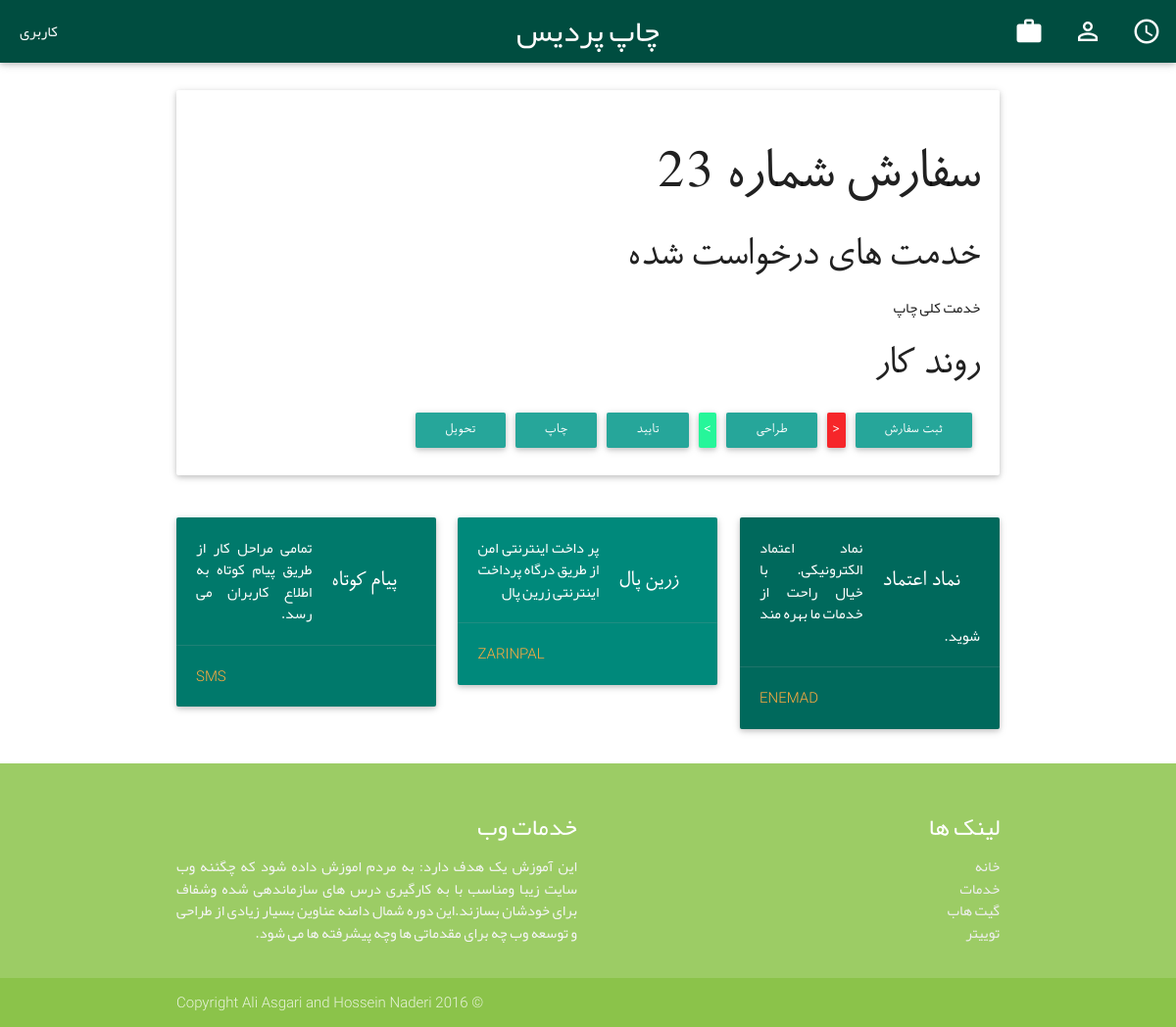
The app's page /main/orders/edit/23 (signed in) with its own data.
### main/models.py (models this page shows, shortened)
class Order(models.Model):
    user = models.ForeignKey('auth.User')
    created = models.DateTimeField(auto_now_add=True)
    def get_workflow(self):
        service_set = self.get_service_set()
        for service in service_set:
            if service.parent_service is None:
                return service.workflow
        return None
    def get_service_set(self):
        service_set = []
        for suborder in self.suborder_set.all():
            service_set.append(suborder.service)
        return service_set

class SubOrder(models.Model):
    order = models.ForeignKey('Order')
    service = models.ForeignKey('Service')
    description = models.TextField(default='', blank=True)
    count = models.IntegerField(default=0)

class Service(models.Model):
    title = models.CharField(max_length=256)
    description = models.TextField()
    parent_service = models.ForeignKey('self', blank=True, null=True, default=0)
    cost = models.IntegerField()
    workflow = models.ForeignKey('Workflow')
    is_countable = models.BooleanField(default=False)
    is_multiple = models.BooleanField(default=True)
    def __str__(self):
        return self.title

class WorkflowLog(models.Model):
    order = models.ForeignKey('Order')
    step_move = models.ForeignKey('StepMove')
    description = models.TextField('Step')
    created = models.DateTimeField(auto_now_add=True)

class StepMove(models.Model):
    title = models.CharField(max_length=256, default='')
    into_step = models.ForeignKey('Step', related_name='from_step_move_set', default=2)
    from_step = models.ForeignKey('Step', related_name='into_step_move_set', default=1)
    message = models.TextField()
    user_groups = models.ManyToManyField('auth.Group')

class Step(models.Model):
    title = models.CharField(max_length=256)
    workflow = models.ForeignKey('Workflow')
    order = models.IntegerField()

class Workflow(models.Model):
    title = models.CharField(max_length=256)

### main/controllers/orders.py (the view)
# urls.py: url(r'^orders/edit/(?P<id>[0-9]+)', orders.edit, name='orders_edit'),
def edit(request, id):
    data = Order.objects.get(user=request.user, id=id)
    return render(request, 'main/orders/edit.html', {'order': data,
                                                     'workflow': WorkflowHelper(data)})

### main/helpers/workflow.py (called while the page is built)
    def __str__(self):
        return self.html()

### main/templates/main/orders/edit.html
{% extends 'main/base.html' %}
{% load staticfiles%}
{% block content %}
    <h1>سفارش شماره {{ order.id }}</h1>
    <h3>خدمت های درخواست شده</h3>
    <p>
    {% for suborder in order.suborder_set.all %}
        {{ suborder.service }}<br>
    {% endfor %}
    </p>
    <h3>روند کار</h3>
    {{ workflow|safe }}
{% endblock %}

### main/static/css/style.css (style rules this page uses)
.container p { font-family: 'yekan'; text-align: justify; }
.btn-confirm { background-color: #26F69a !important; }
.btn-cancel { background-color: #F6262a !important; }
.workflow_arrow { padding: 0px 5px 5px 5px !important; }
.workflow { padding: 3px !important; }
.workflow * { margin: 5px !important; }

### records on screen
Order: id "23", id.title "ثبت سفارش < طراحی > تایید چاپ تحویل"
SubOrder: service "خدمت کلی چاپ"
